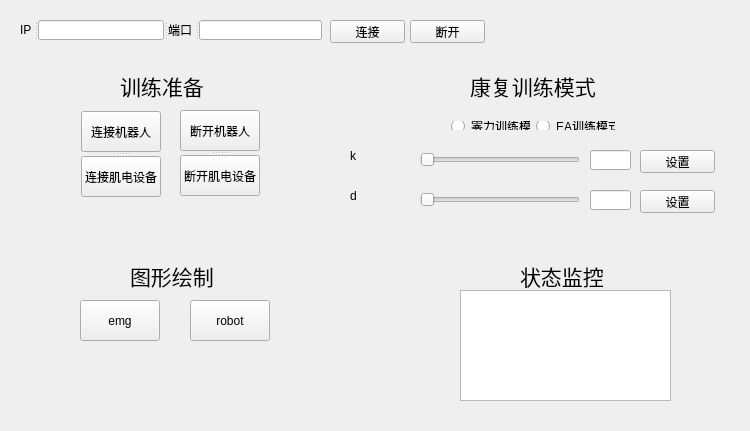
<?xml version="1.0" encoding="UTF-8"?>
<ui version="4.0">
 <class>Widget</class>
 <widget class="QWidget" name="Widget">
  <property name="geometry">
   <rect>
    <x>0</x>
    <y>0</y>
    <width>750</width>
    <height>431</height>
   </rect>
  </property>
  <property name="windowTitle">
   <string>Widget</string>
  </property>
  <widget class="QPushButton" name="link_button">
   <property name="geometry">
    <rect>
     <x>330</x>
     <y>20</y>
     <width>75</width>
     <height>23</height>
    </rect>
   </property>
   <property name="text">
    <string>连接</string>
   </property>
  </widget>
  <widget class="QPushButton" name="disconnect_button">
   <property name="geometry">
    <rect>
     <x>410</x>
     <y>20</y>
     <width>75</width>
     <height>23</height>
    </rect>
   </property>
   <property name="text">
    <string>断开</string>
   </property>
  </widget>
  <widget class="QLabel" name="label_5">
   <property name="geometry">
    <rect>
     <x>100</x>
     <y>69</y>
     <width>0</width>
     <height>12</height>
    </rect>
   </property>
   <property name="text">
    <string/>
   </property>
  </widget>
  <widget class="QLabel" name="label_6">
   <property name="geometry">
    <rect>
     <x>120</x>
     <y>70</y>
     <width>91</width>
     <height>31</height>
    </rect>
   </property>
   <property name="font">
    <font>
     <family>宋体</family>
     <pointsize>16</pointsize>
    </font>
   </property>
   <property name="text">
    <string>训练准备</string>
   </property>
  </widget>
  <widget class="QLabel" name="label_7">
   <property name="geometry">
    <rect>
     <x>470</x>
     <y>70</y>
     <width>131</width>
     <height>31</height>
    </rect>
   </property>
   <property name="font">
    <font>
     <family>宋体</family>
     <pointsize>16</pointsize>
    </font>
   </property>
   <property name="text">
    <string>康复训练模式</string>
   </property>
  </widget>
  <widget class="QLabel" name="label_8">
   <property name="geometry">
    <rect>
     <x>130</x>
     <y>260</y>
     <width>131</width>
     <height>31</height>
    </rect>
   </property>
   <property name="font">
    <font>
     <family>宋体</family>
     <pointsize>16</pointsize>
    </font>
   </property>
   <property name="text">
    <string>图形绘制</string>
   </property>
  </widget>
  <widget class="QLabel" name="label_9">
   <property name="geometry">
    <rect>
     <x>520</x>
     <y>260</y>
     <width>131</width>
     <height>31</height>
    </rect>
   </property>
   <property name="font">
    <font>
     <family>宋体</family>
     <pointsize>16</pointsize>
    </font>
   </property>
   <property name="text">
    <string>状态监控</string>
   </property>
  </widget>
  <widget class="QSlider" name="horizontalSlider">
   <property name="geometry">
    <rect>
     <x>420</x>
     <y>150</y>
     <width>160</width>
     <height>19</height>
    </rect>
   </property>
   <property name="orientation">
    <enum>Qt::Horizontal</enum>
   </property>
  </widget>
  <widget class="QSlider" name="horizontalSlider_2">
   <property name="geometry">
    <rect>
     <x>420</x>
     <y>190</y>
     <width>160</width>
     <height>19</height>
    </rect>
   </property>
   <property name="orientation">
    <enum>Qt::Horizontal</enum>
   </property>
  </widget>
  <widget class="QTextEdit" name="recvTextEdit">
   <property name="geometry">
    <rect>
     <x>460</x>
     <y>290</y>
     <width>211</width>
     <height>111</height>
    </rect>
   </property>
  </widget>
  <widget class="QSplitter" name="splitter_2">
   <property name="geometry">
    <rect>
     <x>20</x>
     <y>20</y>
     <width>302</width>
     <height>20</height>
    </rect>
   </property>
   <property name="orientation">
    <enum>Qt::Horizontal</enum>
   </property>
   <widget class="QLabel" name="label">
    <property name="text">
     <string>IP</string>
    </property>
   </widget>
   <widget class="QLineEdit" name="line_ip"/>
   <widget class="QSplitter" name="splitter">
    <property name="orientation">
     <enum>Qt::Horizontal</enum>
    </property>
    <widget class="QLabel" name="label_2">
     <property name="text">
      <string>端口</string>
     </property>
    </widget>
    <widget class="QLineEdit" name="line_port"/>
   </widget>
  </widget>
  <widget class="QSplitter" name="splitter_4">
   <property name="geometry">
    <rect>
     <x>180</x>
     <y>110</y>
     <width>80</width>
     <height>86</height>
    </rect>
   </property>
   <property name="orientation">
    <enum>Qt::Vertical</enum>
   </property>
   <widget class="QPushButton" name="disconnect_robot_button">
    <property name="text">
     <string>断开机器人</string>
    </property>
   </widget>
   <widget class="QPushButton" name="disconnect_muscle_button">
    <property name="text">
     <string>断开肌电设备</string>
    </property>
   </widget>
  </widget>
  <widget class="QSplitter" name="splitter_3">
   <property name="geometry">
    <rect>
     <x>81</x>
     <y>111</y>
     <width>80</width>
     <height>86</height>
    </rect>
   </property>
   <property name="orientation">
    <enum>Qt::Vertical</enum>
   </property>
   <widget class="QPushButton" name="link_robot_button">
    <property name="text">
     <string>连接机器人</string>
    </property>
   </widget>
   <widget class="QPushButton" name="link_muscle_button">
    <property name="text">
     <string>连接肌电设备</string>
    </property>
   </widget>
  </widget>
  <widget class="QLineEdit" name="line_port_k">
   <property name="geometry">
    <rect>
     <x>590</x>
     <y>150</y>
     <width>41</width>
     <height>20</height>
    </rect>
   </property>
  </widget>
  <widget class="QLineEdit" name="line_port_d">
   <property name="geometry">
    <rect>
     <x>590</x>
     <y>190</y>
     <width>41</width>
     <height>20</height>
    </rect>
   </property>
  </widget>
  <widget class="QPushButton" name="set_k_button">
   <property name="geometry">
    <rect>
     <x>640</x>
     <y>150</y>
     <width>75</width>
     <height>23</height>
    </rect>
   </property>
   <property name="text">
    <string>设置</string>
   </property>
  </widget>
  <widget class="QPushButton" name="set_d_button">
   <property name="geometry">
    <rect>
     <x>640</x>
     <y>190</y>
     <width>75</width>
     <height>23</height>
    </rect>
   </property>
   <property name="text">
    <string>设置</string>
   </property>
  </widget>
  <widget class="QLabel" name="label_3">
   <property name="geometry">
    <rect>
     <x>350</x>
     <y>150</y>
     <width>54</width>
     <height>12</height>
    </rect>
   </property>
   <property name="text">
    <string>k</string>
   </property>
  </widget>
  <widget class="QLabel" name="label_4">
   <property name="geometry">
    <rect>
     <x>350</x>
     <y>190</y>
     <width>54</width>
     <height>12</height>
    </rect>
   </property>
   <property name="text">
    <string>d</string>
   </property>
  </widget>
  <widget class="QWidget" name="layoutWidget">
   <property name="geometry">
    <rect>
     <x>440</x>
     <y>110</y>
     <width>186</width>
     <height>31</height>
    </rect>
   </property>
   <layout class="QGridLayout" name="gridLayout">
    <item row="0" column="0">
     <widget class="QRadioButton" name="zero_radioButton">
      <property name="text">
       <string>零力训练模式</string>
      </property>
     </widget>
    </item>
    <item row="0" column="1">
     <widget class="QRadioButton" name="EA_radioButton">
      <property name="text">
       <string>EA训练模式</string>
      </property>
     </widget>
    </item>
   </layout>
  </widget>
  <widget class="QPushButton" name="emg_button">
   <property name="geometry">
    <rect>
     <x>80</x>
     <y>300</y>
     <width>80</width>
     <height>41</height>
    </rect>
   </property>
   <property name="text">
    <string>emg</string>
   </property>
  </widget>
  <widget class="QPushButton" name="robot_button">
   <property name="geometry">
    <rect>
     <x>190</x>
     <y>300</y>
     <width>80</width>
     <height>41</height>
    </rect>
   </property>
   <property name="text">
    <string>robot</string>
   </property>
  </widget>
 </widget>
 <layoutdefault spacing="6" margin="11"/>
 <resources/>
 <connections/>
</ui>
